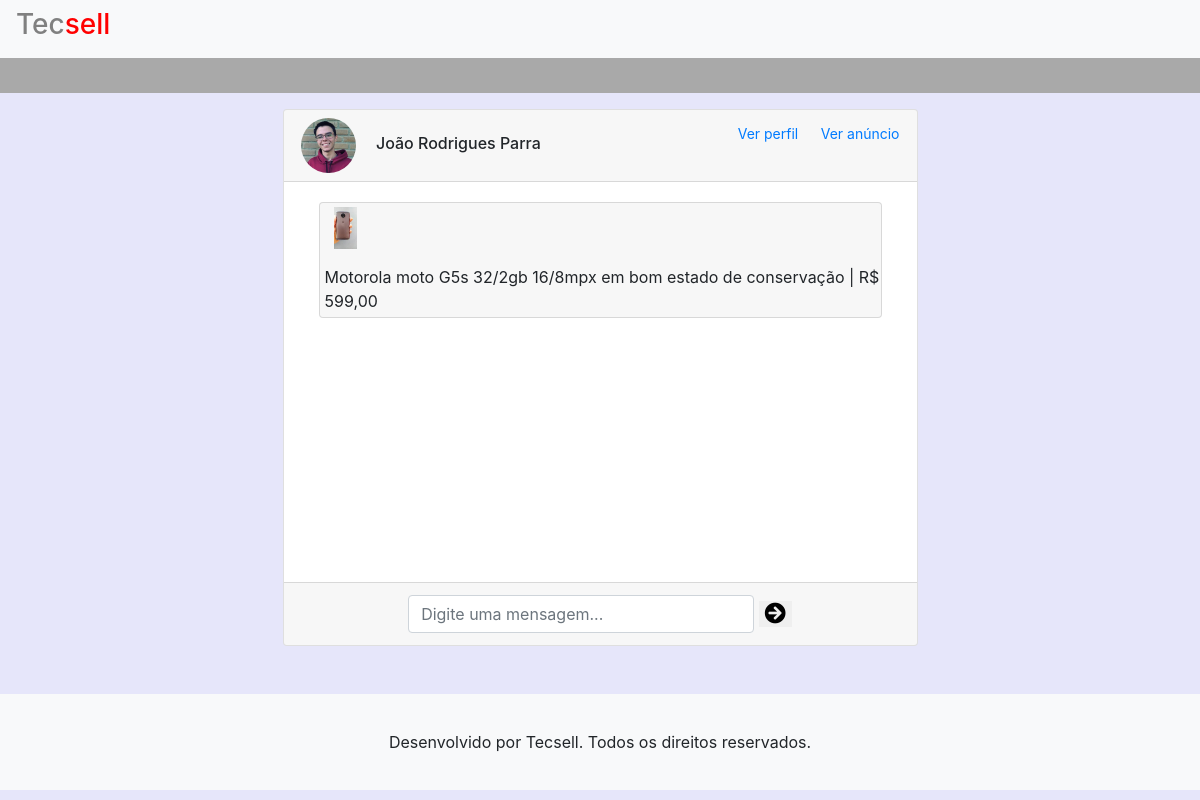
/chat_anuncio.php?cod_produto=1 (signed in), run on the app's committed database.
### tables this page shows
CREATE TABLE `cadastro_usuarios` (
  `cpf_usuario` varchar(14) NOT NULL,
  `status_usuario` enum('Ativo','Bloqueado') NOT NULL DEFAULT 'Ativo',
  `nome_usuario` varchar(100) NOT NULL,
  `sobrenome_usuario` varchar(100) NOT NULL,
  `telefone_usuario` varchar(14) NOT NULL,
  `email_usuario` varchar(100) NOT NULL,
  `senha_usuario` varchar(50) NOT NULL,
  `foto_usuario` varchar(100) NOT NULL DEFAULT 'fotos/sistema/usuariosemfoto.jpg',
  `data_cadastro_usuario` timestamp NOT NULL DEFAULT current_timestamp(),
  `cod_recuperacao` varchar(6) NOT NULL DEFAULT '0'
);

CREATE TABLE `fotos_produto` (
  `cod_foto` int(11) NOT NULL,
  `cod_produto` int(11) NOT NULL,
  `endereco_foto` varchar(100) NOT NULL
);

CREATE TABLE `cadastro_produto` (
  `cod_produto` int(11) NOT NULL,
  `nome_produto` varchar(150) NOT NULL,
  `status_produto` enum('Ativo','Bloqueado') NOT NULL DEFAULT 'Ativo',
  `data_cadastro_produto` timestamp NOT NULL DEFAULT current_timestamp() ON UPDATE current_timestamp(),
  `email_usuario` varchar(100) NOT NULL,
  `cod_categoria_produto` int(11) NOT NULL,
  `preco_produto` int(14) NOT NULL,
  `estado_produto` enum('Novo','Usado') NOT NULL DEFAULT 'Usado',
  `localizacao_produto` varchar(10) NOT NULL,
  `descricao_produto` varchar(10000) NOT NULL
);

### chat_anuncio.php (the view, shortened to what this page needs)
<?php
    if(isset($_SESSION["logado_usuario"]) && $_SESSION['logado_usuario'] == "sim")
    {
    include('header.php');
    include('menu_busca.php');
    $anuncio = $_GET['cod_produto'];
    $sql = "select * from cadastro_produto where cod_produto='$anuncio'";
    $resultado = $conexao->query($sql);
    $linha = $resultado->fetch_object();
    $sql2 = "select * from cadastro_usuarios where email_usuario = '$linha->email_usuario'";
    $resultado2 = $conexao->query($sql2);
    $linha2 = $resultado2->fetch_object();
    $sql3 = "select endereco_foto from fotos_produto where cod_produto = '$anuncio' limit 1";
    $resultado3 = $conexao->query($sql3);
    $linha3 = $resultado3->fetch_object();
?>
<div class="container">
  <div class="row">
    <div class="col-lg-7 mx-auto mt-3">
      <div class="card" >
        <div class="card-header p-2">
          <div class="row">
            <div class="col-lg-12 pl-4">
              <div class="d-inline">
                <img class="rounded-circle d-inline" src="<?php echo "$linha2->foto_usuario"?>" style="width:55px;height:55px;">
                <h6 class="d-inline ml-3"><?php echo "$linha2->nome_usuario $linha2->sobrenome_usuario";?></h6>
              </div>
              <div class="d-inline float-right">
                <a href="perfil_vendedor.php?email_vendedor=<?php echo "$linha->email_usuario"?>" class="btn btn-link btn-sm">Ver perfil</a>
                <a href="produto.php?cod_produto=<?php echo "$linha->cod_produto"?>" class="btn btn-link btn-sm">Ver anúncio</a>
              </div>
            </div>
          </div>
        </div>
        <div class="card-body" style="height: 25rem;">
          <div class="col-lg-12">
            <div class="card" style="background-color: rgba(0,0,0,.03);">
              <div class="row">
                <div style="width: 70px; height: 50px;" class="p-1 pl-3 d-inline">
                <?php
                  if(isset($linha3->endereco_foto))
                  {
                      echo "<img src=\"$linha3->endereco_foto\" class=\"test\">";
                  }
                  else
                  {
                      echo "<img src=\"fotos/sistema/produtosemfoto.jpg\" class=\"test\">";
                  }
                ?>
                </div>
                <div class="p-1 d-inline mt-2">
                  <div class="pl-3"><?php echo "$linha->nome_produto | R$ $linha->preco_produto,00"?></div>
                </div>
              </div>
            </div>
            <div id="conversa" class="mt-3">
            </div>
          </div>
        </div>
        <div class="card-footer">
          <div align="center">
            <input class="form-control col-lg-7 mx-auto d-inline" id="mensagem" type="text" placeholder="Digite uma mensagem...">
            <button id="btn_enviar" style="border: 0px;"><i class="fas fa-arrow-circle-right fa-lg"></i></button>
          </div>
        </div>
      </div>
    </div>
  </div>
</div>
<?php
    include("footer.php");
    }
    else
    {
        header("Location:login.php");
    }
?>

### css/main.css (style rules this page uses)
a { text-decoration: none !important; }

### chat_anuncio.php (style rules this page uses)
.test { width: 100%; height: 100%; object-fit: contain; }
#conversa { height: 300px; overflow-y: scroll; }

### footer.php (style rules this page uses)
a { color: black; }

### data on the page
cadastro_usuarios: foto_usuario (picture), nome_usuario "João", sobrenome_usuario "Rodrigues Parra"
fotos_produto: endereco_foto (picture)
cadastro_produto: nome_produto "Motorola moto G5s 32/2gb 16/8mpx em bom estado de conservação", preco_produto "599"
